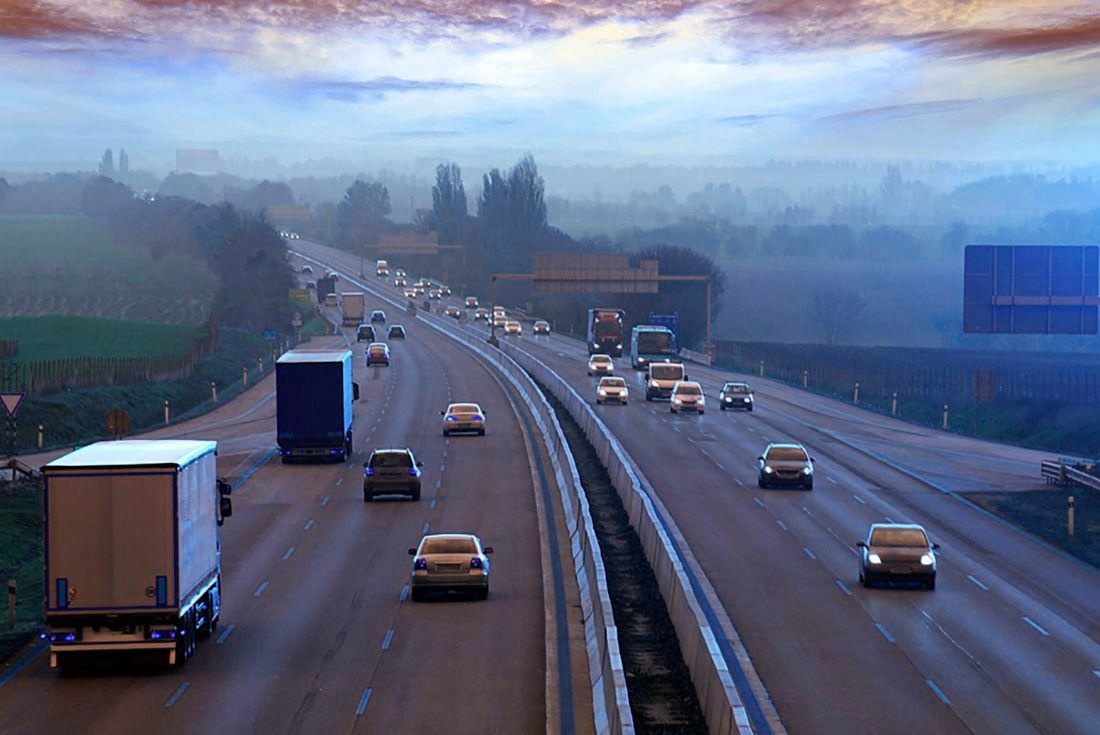
#> input picture Images/savedImage.jpg, 1100 x 735 px, found by its file name
$ jupyter execute '26 - Simple Thresholding.ipynb'
#> lines starting #> are read from the running program, lines starting #| are printed output that depends on the picture; after the words box and inside, x2 and y2 are one past the last pixel; in counts of white or black regions, pixels touching at a corner belong together
## 26 - Simple Threshholding

Thresholding is a technique in OpenCV, which is the assignment of pixel values in relation to the threshold value provided. In thresholding, each pixel value is compared with the threshold value. If the pixel value is smaller than the threshold, it is set to 0, otherwise, it is set to a maximum value (generally 255). Thresholding is a very popular segmentation technique, used for separating an object considered as a foreground from its background. A threshold is a value which has two regions on its either side i.e. below the threshold or above the threshold.
In Computer Vision, this technique of thresholding is done on grayscale images. So initially, the image has to be converted in grayscale color space.

Syntax: cv2.threshold(source, thresholdValue, maxVal, thresholdingTechnique)

Parameters:

-> source: Input Image array (must be in Grayscale).

-> thresholdValue: Value of Threshold below and above which pixel values will change accordingly.

-> maxVal: Maximum value that can be assigned to a pixel.

-> thresholdingTechnique: The type of thresholding to be applied.


Simple Thresholding

The basic Thresholding technique is Binary Thresholding. For every pixel, the same threshold value is applied. If the pixel value is smaller than the threshold, it is set to 0, otherwise, it is set to a maximum value.
The different Simple Thresholding Techniques are:


cv2.THRESH_BINARY: If pixel intensity is greater than the set threshold, value set to 255, else set to 0 (black).

cv2.THRESH_BINARY_INV: Inverted or Opposite case of cv2.THRESH_BINARY.

cv.THRESH_TRUNC: If pixel intensity value is greater than threshold, it is truncated to the threshold. The pixel
values are set to be the same as the threshold. All other values remain the same.

cv.THRESH_TOZERO: Pixel intensity is set to 0, for all the pixels intensity, less than the threshold value.

cv.THRESH_TOZERO_INV: Inverted or Opposite case of cv2.THRESH_TOZERO.

[cell 1]
import matplotlib.pyplot as plt
import cv2
import numpy as np

image = cv2.imread('/Users/alireza/Coding/OpenCV_Learning/OpenCV_Learnings/Images/savedImage.jpg')
#> image is the input picture: shape (735, 1100, 3); mean B, G, R 136.2, 109.4, 98.3


ret, thresh1 = cv2.threshold(image, 120, 255, cv2.THRESH_BINARY)
ret, thresh2 = cv2.threshold(image, 120, 255, cv2.THRESH_BINARY_INV)
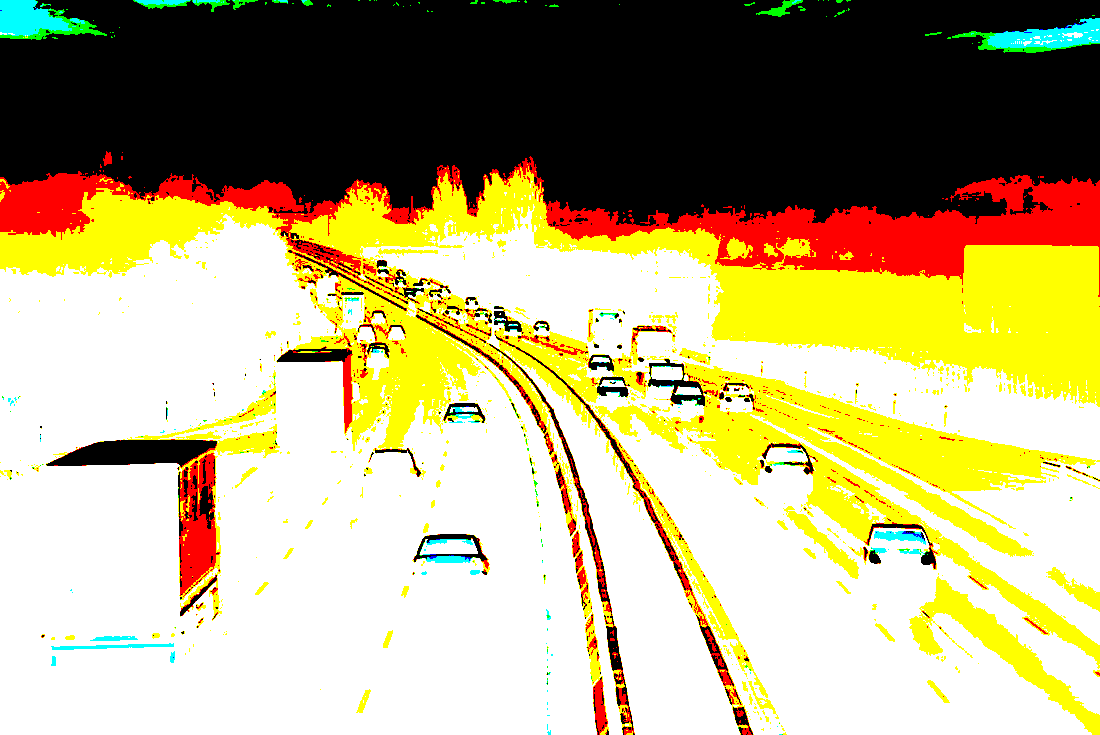
#> thresh2: shape (735, 1100, 3); mean B, G, R 124.2, 169.2, 181.2
ret, thresh3 = cv2.threshold(image, 120, 255, cv2.THRESH_TRUNC)
ret, thresh4 = cv2.threshold(image, 120, 255, cv2.THRESH_TOZERO)
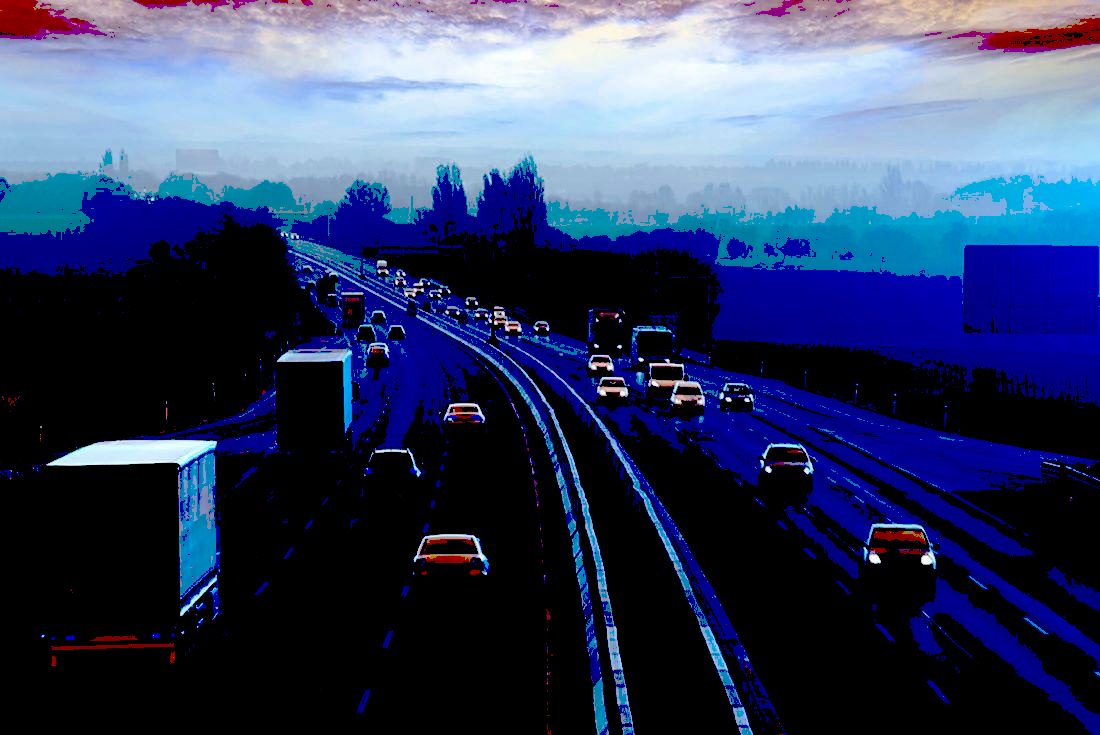
#> thresh4: shape (735, 1100, 3); mean B, G, R 97.4, 62.5, 50.4
ret, thresh5 = cv2.threshold(image, 120, 255, cv2.THRESH_TOZERO_INV)

thresh=[thresh1,thresh2,thresh3,thresh4,thresh5]
for i in range(5):
    plt.subplot(3,2,i+1)
    plt.imshow(thresh[i])

plt.show()
#> figure, not shown here; B, G, R data is drawn as R, G, B

[cell 2]
image = cv2.imread('/Users/alireza/Coding/OpenCV_Learning/OpenCV_Learnings/Images/savedImage.jpg',0)
#> image: shape (735, 1100); min 0, max 255, mean 109.2


ret, thresh1 = cv2.threshold(image, 120, 255, cv2.THRESH_BINARY)
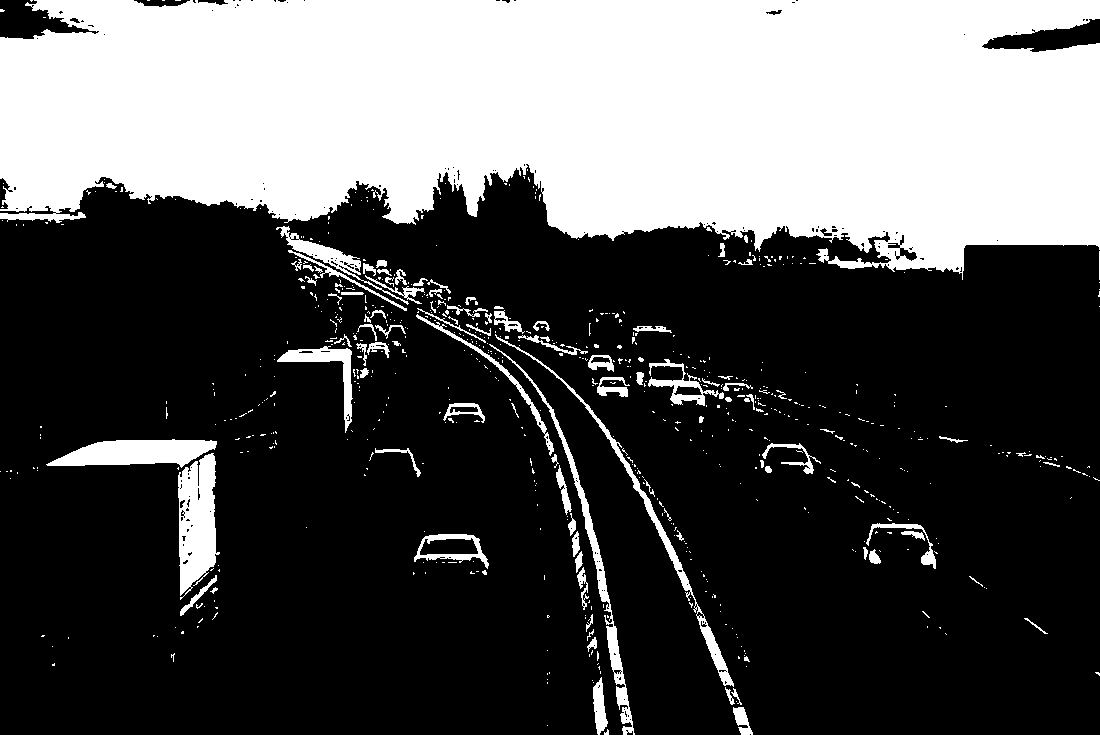
#> thresh1: shape (735, 1100); 33.1% white; 716 white regions (613 under 20 px), largest, box (x1, y1, x2, y2) and area: (0, 0, 1100, 280) 239469, (178, 453, 220, 600) 4137, (46, 439, 217, 468) 3261
ret, thresh2 = cv2.threshold(image, 120, 255, cv2.THRESH_BINARY_INV)
ret, thresh3 = cv2.threshold(image, 120, 255, cv2.THRESH_TRUNC)
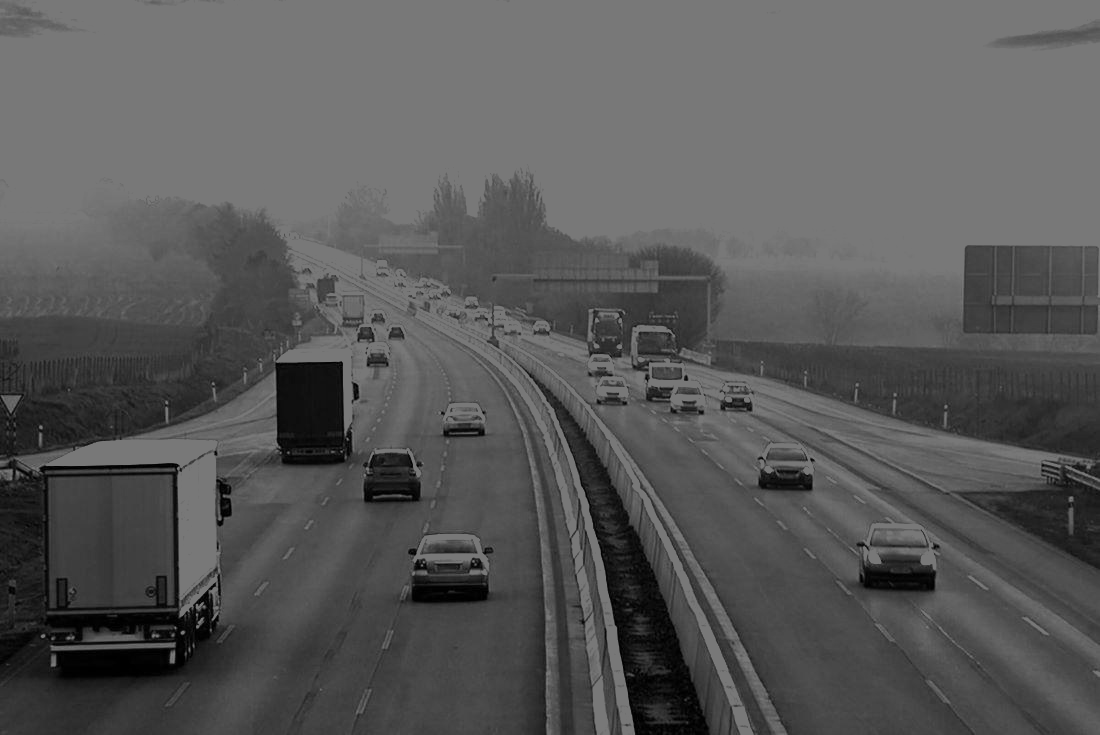
#> thresh3: shape (735, 1100); min 0, max 120, mean 88.1
ret, thresh4 = cv2.threshold(image, 120, 255, cv2.THRESH_TOZERO)
#> thresh4: shape (735, 1100)
ret, thresh5 = cv2.threshold(image, 120, 255, cv2.THRESH_TOZERO_INV)
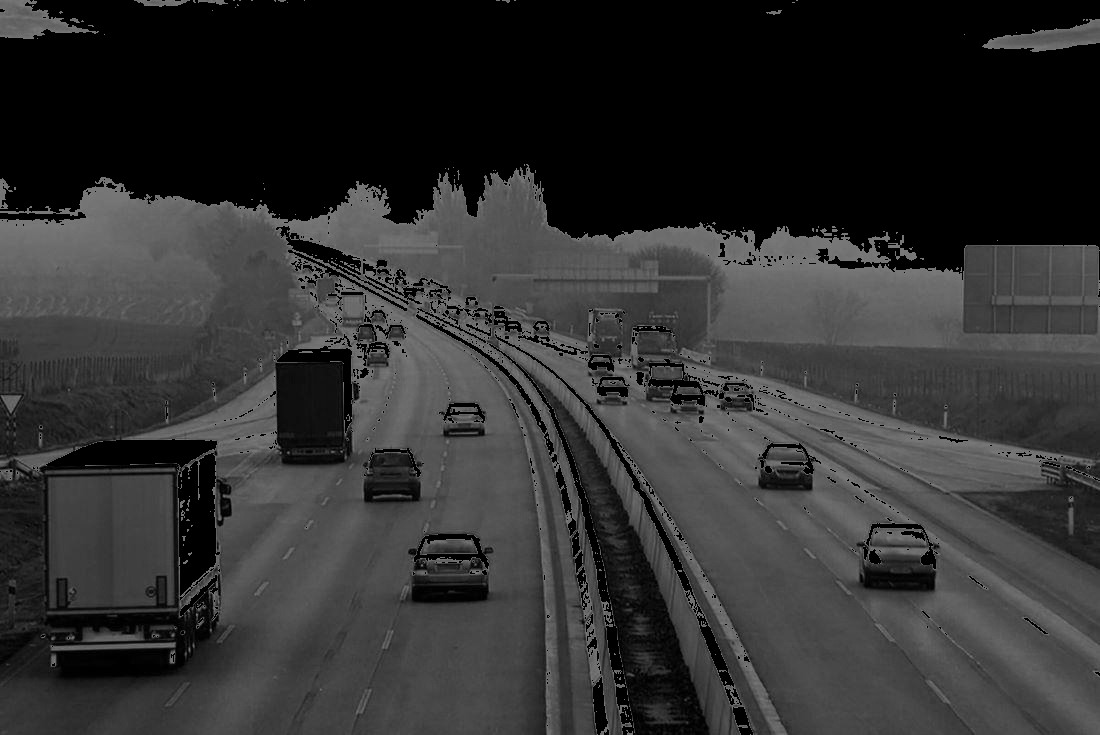
#> thresh5: shape (735, 1100); min 0, max 120, mean 48.4

thresh=[thresh1,thresh2,thresh3,thresh4,thresh5]
for i in range(5):
    plt.subplot(3,2,i+1)
    plt.imshow(thresh[i] , cmap="gray")

plt.show()

$ run again, with Images/cow.jpg copied over Images/savedImage.jpg
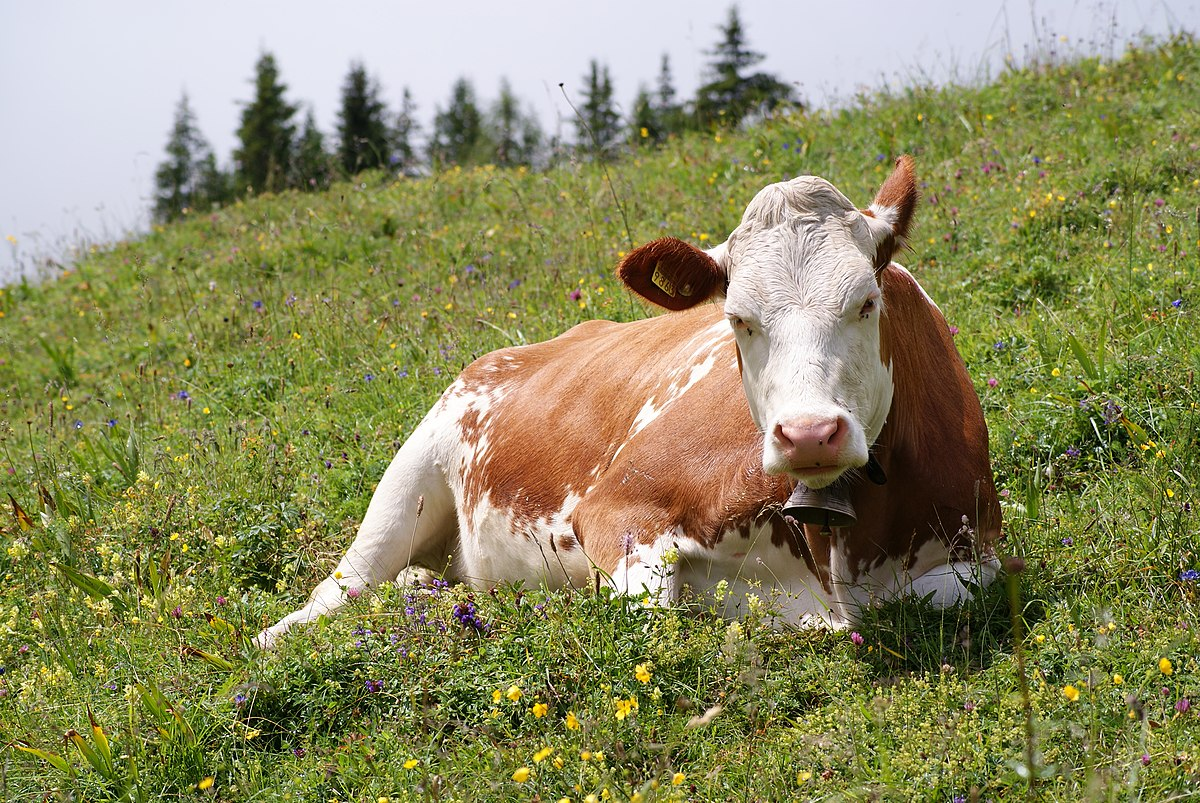
#> input picture Images/cow.jpg, 1200 x 803 px, found by its file name
#> image is the input picture: shape (803, 1200, 3); mean B, G, R 95, 137.6, 139.3
#> image: shape (803, 1200)
#> `ret, thresh1 = cv2.threshold(image, 120, 255, cv2.THRESH_BINARY)`:
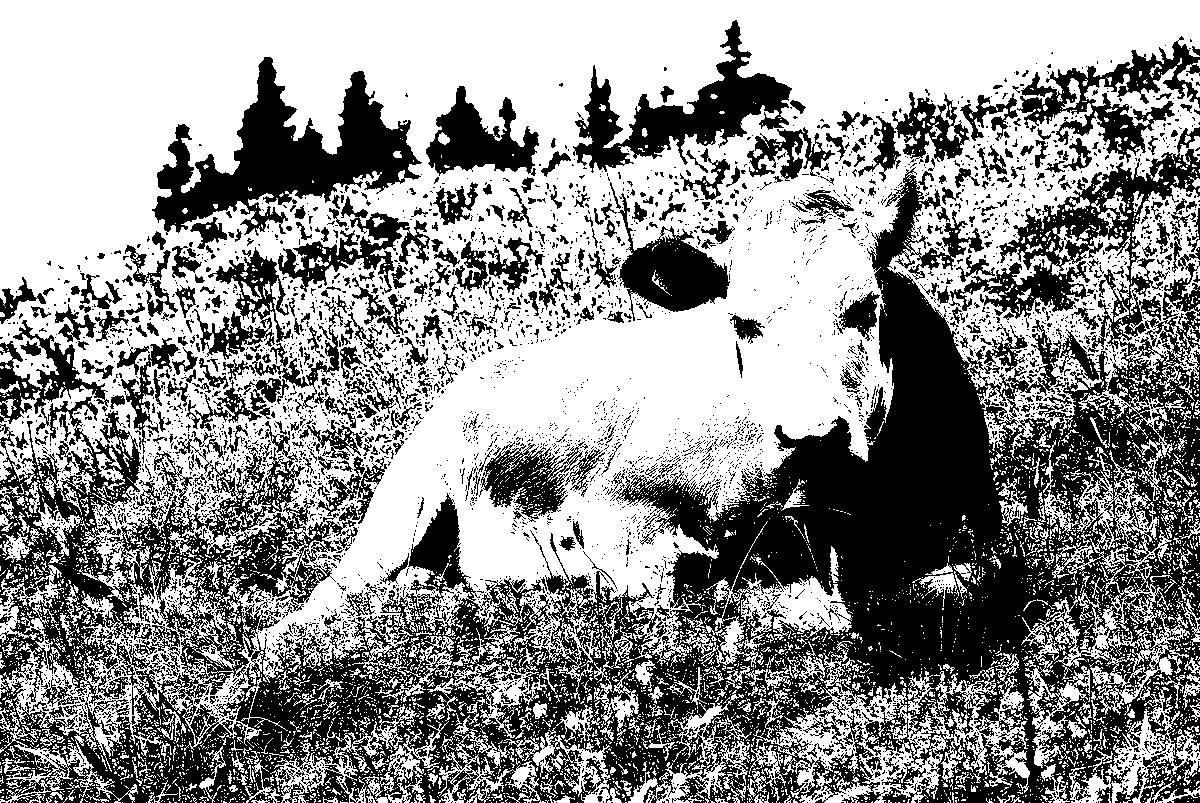
#> thresh1: shape (803, 1200); 57.4% white; 4816 black regions (4330 under 20 px), largest, box (x1, y1, x2, y2) and area: (0, 127, 1200, 803) 280980, (152, 57, 422, 236) 18925, (573, 20, 792, 173) 10571
#> `ret, thresh5 = cv2.threshold(image, 120, 255, cv2.THRESH_TOZERO_INV)`:
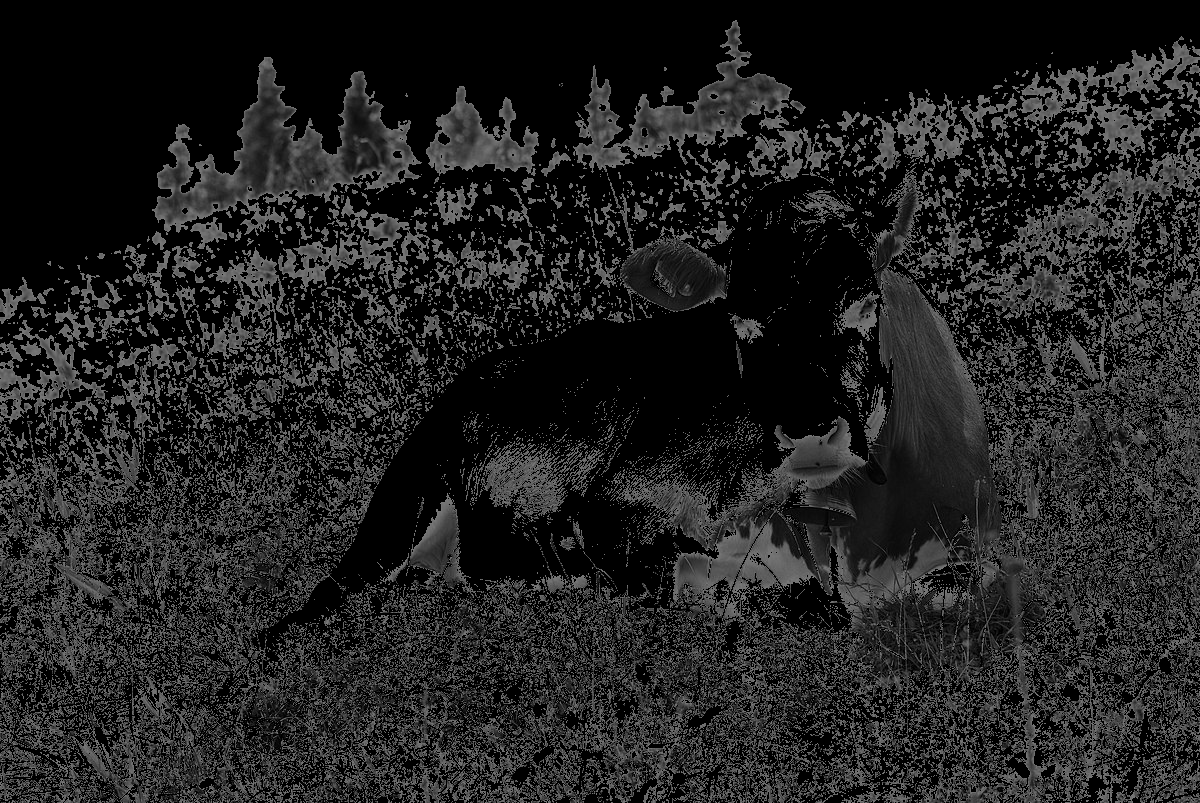
#> thresh5: shape (803, 1200); min 0, max 120, mean 33
